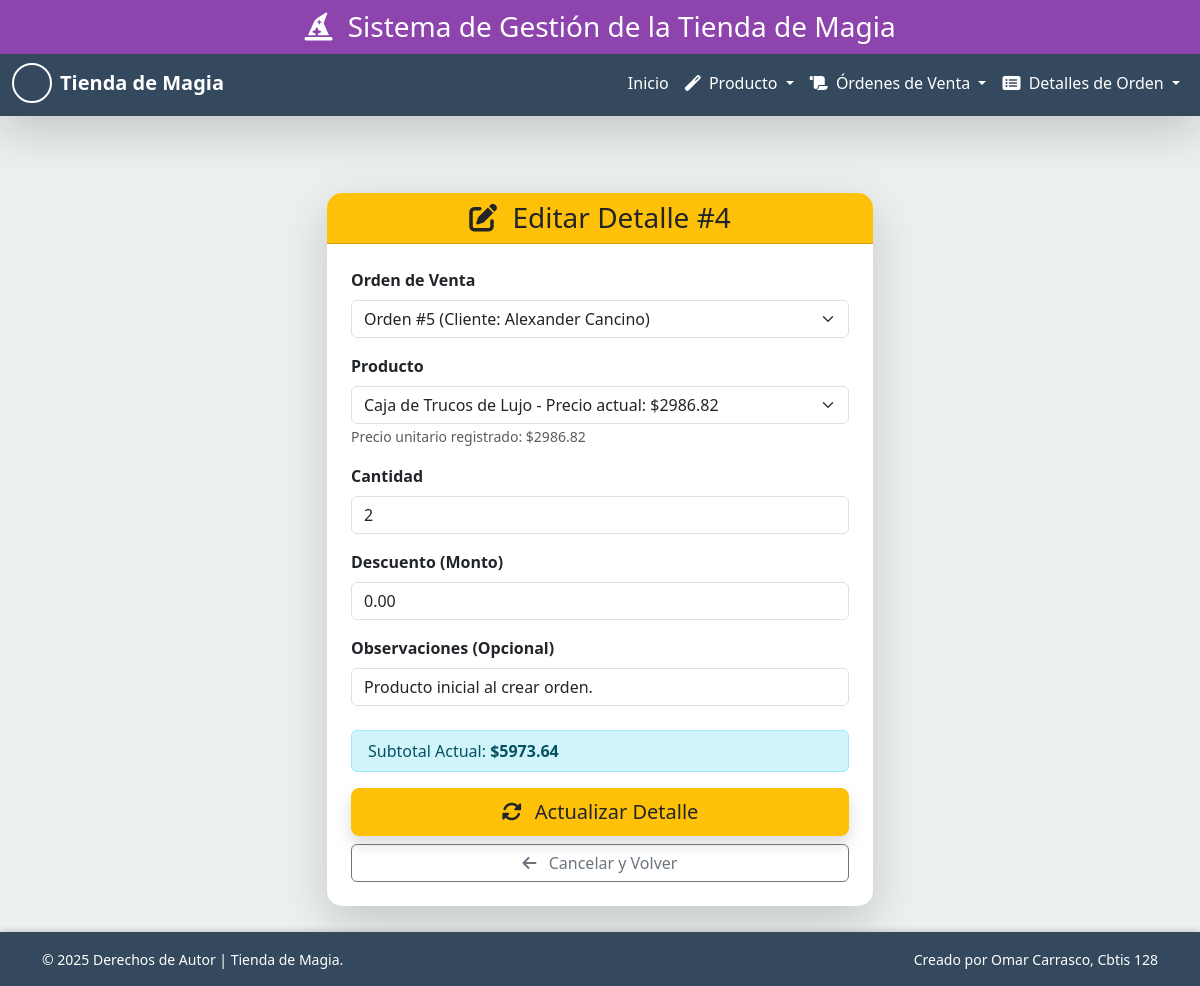
/detalles/editar/4/, run on the app's committed database.
### app_TiendadeMagia/models.py (models this page shows, shortened)
class DetalleOrden(models.Model):
    orden = models.ForeignKey(OrdenDeVenta, on_delete=models.CASCADE, related_name='detalles')
    producto = models.ForeignKey(Producto, on_delete=models.RESTRICT)
    cantidad = models.IntegerField()
    precio_unitario = models.DecimalField(max_digits=10, decimal_places=2)
    subtotal = models.DecimalField(max_digits=10, decimal_places=2, default=0.00)
    descuento = models.DecimalField(max_digits=10, decimal_places=2, default=0.00, blank=True, null=True)
    observaciones = models.CharField(max_length=255, blank=True, null=True)
    class Meta:
        verbose_name = "Detalle de Orden"
        verbose_name_plural = "Detalles de Órdenes"
        unique_together = ('orden', 'producto')

class Producto(models.Model):
    nombre = models.CharField(max_length=100)
    descripcion = models.TextField(blank=True, null=True)
    categoria = models.CharField(max_length=50)
    precio = models.DecimalField(max_digits=10, decimal_places=2)
    proveedor = models.CharField(max_length=100, blank=True, null=True)
    stock = models.IntegerField(default=0)
    fecha_registro = models.DateField(default=date.today)
    class Meta:
        verbose_name = "Producto de Magia"
        verbose_name_plural = "Productos de Magia"
        ordering = ['nombre']

### app_TiendadeMagia/views.py (the view, shortened to what this page needs)
# urls.py: path('detalles/editar/<int:pk>/', views.editar_detalle, name='editar_detalle'),
def editar_detalle(request, pk):
    detalle = get_object_or_404(DetalleOrden, pk=pk)
    ordenes = OrdenDeVenta.objects.all()
    productos = Producto.objects.all()
    return render(request, 'orden/editar_detalle.html', {
        'detalle': detalle,
        'titulo': f'Editar Detalle #{detalle.pk}',
        'ordenes': ordenes,
        'productos': productos
    })

### app_TiendadeMagia/templates/orden/editar_detalle.html (shortened to what this page needs)
{% extends 'base.html' %}
{% block content %}
<div class="row justify-content-center pt-5">
    <div class="col-md-8 col-lg-6">
        <div class="card shadow-lg border-0" style="border-radius: 15px;">
            <div class="card-header bg-warning text-dark text-center" style="border-top-left-radius: 15px; border-top-right-radius: 15px;">
                <h3 class="mb-0"><i class="fas fa-edit me-2"></i> Editar Detalle #{{ detalle.pk }}</h3>
            </div>
            <div class="card-body p-4">
                <form method="POST">
                    <div class="mb-3">
                        <label for="orden" class="form-label fw-bold">Orden de Venta</label>
                        <select class="form-select" id="orden" name="orden" required>
                            {% for orden in ordenes %}
                                <option value="{{ orden.pk }}" {% if orden.pk == detalle.orden.pk %}selected{% endif %}>
                                    Orden #{{ orden.pk }} (Cliente: {{ orden.cliente|truncatechars:30 }})
                                </option>
                            {% endfor %}
                        </select>
                    </div>
                    <div class="mb-3">
                        <label for="producto" class="form-label fw-bold">Producto</label>
                        <select class="form-select" id="producto" name="producto" required>
                            {% for producto in productos %}
                                <option value="{{ producto.pk }}" {% if producto.pk == detalle.producto.pk %}selected{% endif %}>
                                    {{ producto.nombre }} - Precio actual: ${{ producto.precio|floatformat:2 }}
                                </option>
                            {% endfor %}
                        </select>
                        <small class="form-text text-muted">Precio unitario registrado: ${{ detalle.precio_unitario|floatformat:2 }}</small>
                    </div>
                    <div class="mb-3">
                        <label for="cantidad" class="form-label fw-bold">Cantidad</label>
                        <input type="number" class="form-control" id="cantidad" name="cantidad" value="{{ detalle.cantidad }}" min="1" required>
                    </div>
                    <div class="mb-3">
                        <label for="descuento" class="form-label fw-bold">Descuento (Monto)</label>
                        <input type="number" step="0.01" class="form-control" id="descuento" name="descuento" value="{{ detalle.descuento|floatformat:2|default:'0.00' }}" min="0">
                    </div>
                    <div class="mb-4">
                        <label for="observaciones" class="form-label fw-bold">Observaciones (Opcional)</label>
                        <input type="text" class="form-control" id="observaciones" name="observaciones" value="{{ detalle.observaciones|default:'' }}" maxlength="255">
                    </div>
                    <div class="alert alert-info py-2">
                        Subtotal Actual: <strong>${{ detalle.subtotal|floatformat:2 }}</strong>
                    </div>
                    <div class="d-grid gap-2">
                        <button type="submit" class="btn btn-warning btn-lg shadow text-dark">
                            <i class="fas fa-sync-alt me-2"></i> Actualizar Detalle
                        </button>
                        <a href="{% url 'ver_detalles' %}" class="btn btn-outline-secondary">
                            <i class="fas fa-arrow-left me-2"></i> Cancelar y Volver
                        </a>
                    </div>
                </form>
            </div>
        </div>
    </div>
</div>
{% endblock %}

### app_TiendadeMagia/templates/base.html (style rules this page uses)
:root { --color-primary: #8e44ad; --color-light: #ecf0f1; --header-height: 50px; --navbar-height: 55px; }
body { background-color: var(--color-light); display: flex; flex-direction: column; min-height: 100vh; padding-top: calc(var(--header-height) + var(--navbar-height) + 1rem); }

### data on the page
DetalleOrden: pk "4", orden "Orden #5 (Cliente: Alexander Cancino)", producto "Caja de Trucos de Lujo - Precio actual: $2986.82", precio_unitario "2986.82", cantidad "2", descuento "0.00", observaciones "Producto inicial al crear orden.", subtotal "5973.64"
